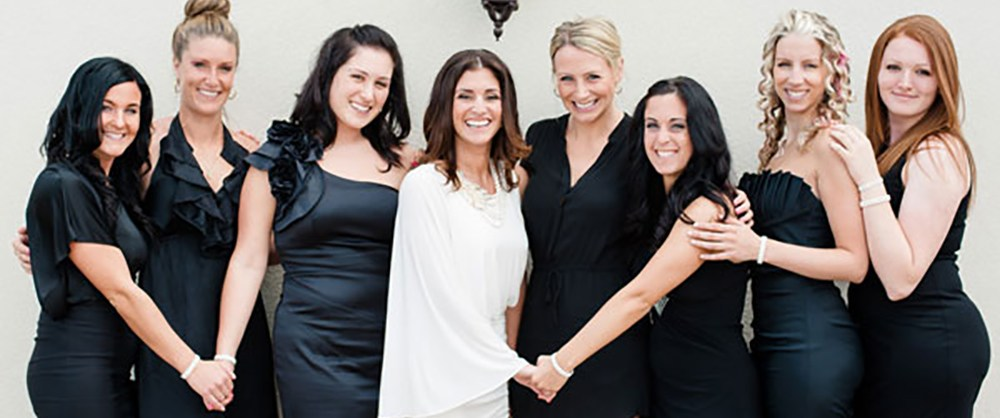
#> input picture Demo Scripts/ECE R&D/Face-Recognition-From-Image/images/im1.jpg, 1000 x 418 px
$ python detector.py
#> lines starting #> are read from the running program, lines starting #| are printed output that depends on the picture; after the words box and inside, x2 and y2 are one past the last pixel; in counts of white or black regions, pixels touching at a corner belong together
### Demo Scripts/ECE R&D/Face-Recognition-From-Image/scripts/face_rec.py
import numpy
import cv2
from matplotlib import pyplot as plt


def detect_faces(impath):
#> called with impath = '../images/im1.jpg'
    scale_factor = 1.1
    mask = 7
    min_size = (30, 30)

    scale_f = cv2.CASCADE_SCALE_IMAGE

    face_cascade = cv2.CascadeClassifier(
        '../classifiers/haarcascade_frontalface_default.xml')

    img = cv2.imread(impath)
#> img is the input picture: shape (418, 1000, 3); mean B, G, R 118.9, 121.4, 128.9
    gray = cv2.cvtColor(img, cv2.COLOR_BGR2GRAY)
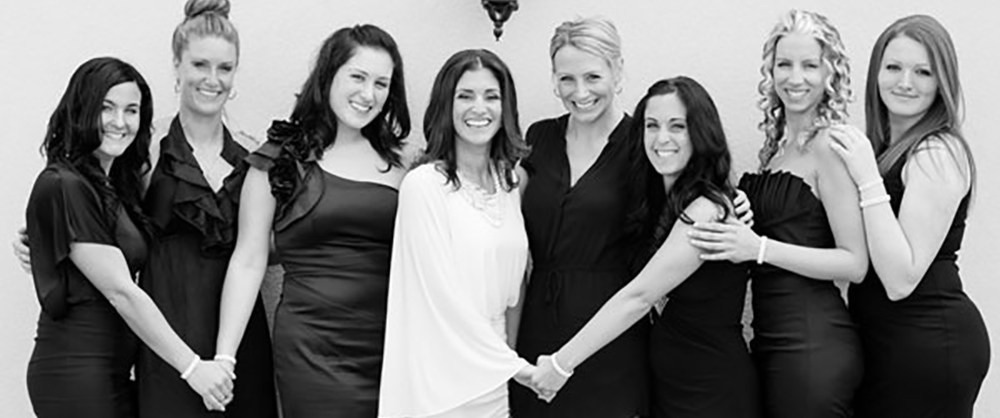
#> gray: shape (418, 1000); min 0, max 255, mean 123.4

    # find faces as rectangles
    faces = face_cascade.detectMultiScale(gray, scaleFactor=scale_factor,
                                          minNeighbors=mask,
                                          minSize=min_size,
                                          flags=scale_f)
#> faces = [[91, 87, 60, 60], [763, 39, 69, 69], [870, 42, 72, 72], [331, 53, 69, 69], [445, 71, 67, 67], [632, 101, 66, 66], [173, 37, 78, 78], [542, 50, 75, 75]]

    for (x, y, w, h) in faces:
        cv2.rectangle(img, (x, y), (x + w, y + h), (0, 255, 0), 2)
#> this loop made 8 passes
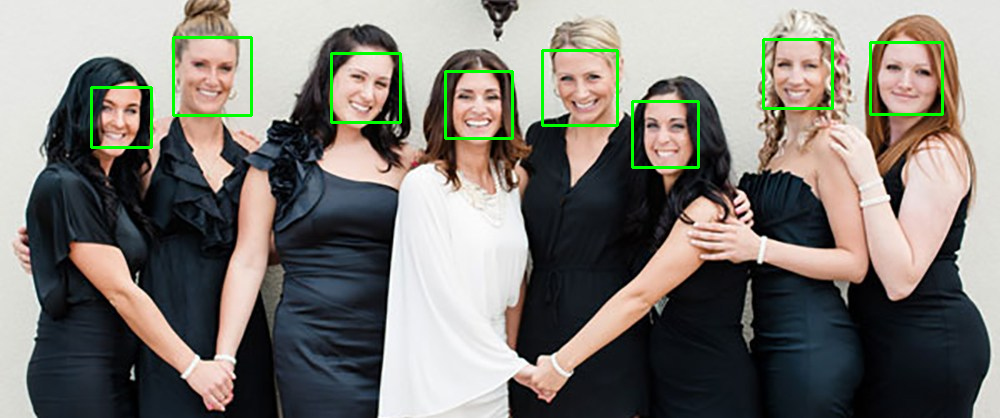
#> img: shape (418, 1000, 3); 1.59% of pixels changed, all inside (x1, y1, x2, y2) = (90, 36, 944, 169)

    cv2.imwrite('../dump/out.jpg', img)

    return (img, faces)


def show_result(img_tup):
    cv2.imshow('Detected Faces', img_tup[0])
    k = cv2.waitKey(0)
#> (key q is pressed here)
    if k == 27 or k == ord('q'):
        cv2.destroyAllWindows()

### Demo Scripts/ECE R&D/Face-Recognition-From-Image/scripts/detector.py
from face_rec import detect_faces, show_result


images = ['../images/im1.jpg', '../images/bm.jpg', '../images/rm.jpg']
image = images[0]

print("For image = {}".format(image))
im_tup = detect_faces(image)
show_result(im_tup)
